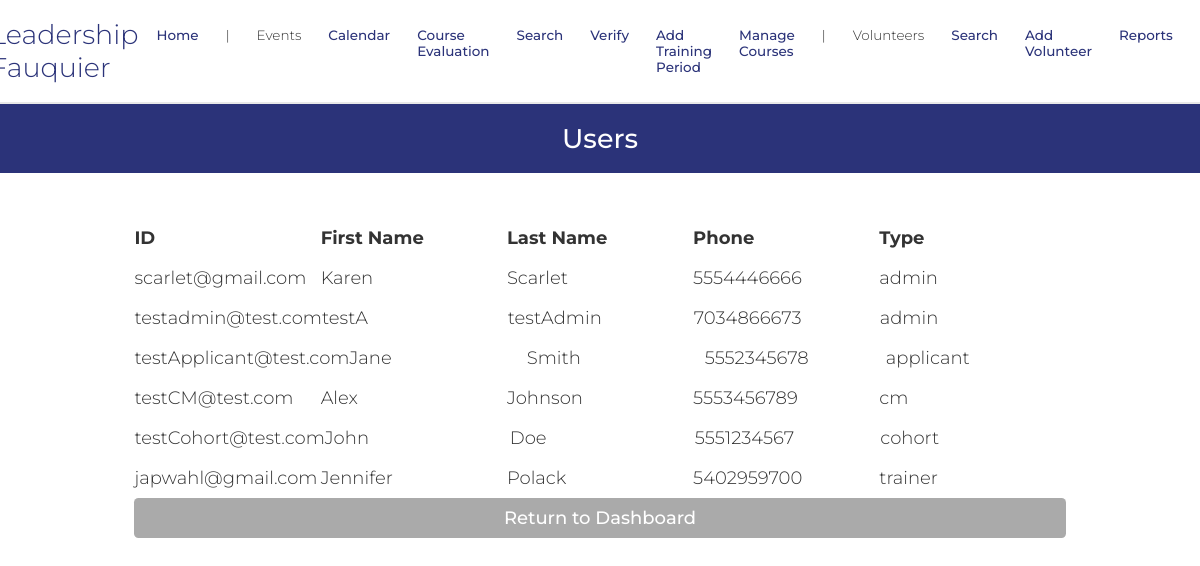
Screenshot of /userSearch.php (signed in) with the database file from the repository.
### tables this page shows
CREATE TABLE `dbPersons` (
  `id` varchar(256) NOT NULL,
  `start_date` text DEFAULT NULL,
  `venue` text DEFAULT NULL,
  `first_name` text NOT NULL,
  `last_name` text DEFAULT NULL,
  `address` text DEFAULT NULL,
  `city` text DEFAULT NULL,
  `state` varchar(2) DEFAULT NULL,
  `zip` text DEFAULT NULL,
  `phone1` varchar(12) NOT NULL,
  `phone1type` text DEFAULT NULL,
  `phone2` varchar(12) DEFAULT NULL,
  `phone2type` text DEFAULT NULL,
  `birthday` text DEFAULT NULL,
  `email` text DEFAULT NULL,
  `shirt_size` varchar(3) DEFAULT NULL,
  `computer` varchar(3) DEFAULT NULL,
  `camera` varchar(3) NOT NULL,
  `transportation` varchar(3) NOT NULL,
  `contact_name` text NOT NULL,
  `contact_num` varchar(12) NOT NULL,
  `relation` text NOT NULL,
  `contact_time` text NOT NULL,
  `cMethod` text DEFAULT NULL,
  `position` text DEFAULT NULL,  
  `credithours` text DEFAULT NULL,
  `howdidyouhear` text DEFAULT NULL,
  `commitment` text DEFAULT NULL,
  `motivation` text DEFAULT NULL,
  `specialties` text DEFAULT NULL,
  `convictions` text DEFAULT NULL,
  `type` text DEFAULT NULL,
  `status` text DEFAULT NULL,
  `completedTraining` varchar(100) NOT NULL DEFAULT 'False',
  `availability` text DEFAULT NULL,
  `schedule` text DEFAULT NULL,
  `hours` text DEFAULT NULL,
  `notes` text DEFAULT NULL,
  `password` text DEFAULT NULL,
  `sundays_start` char(5) DEFAULT NULL,
  `sundays_end` char(5) DEFAULT NULL,
  `mondays_start` char(5) DEFAULT NULL,
  `mondays_end` char(5) DEFAULT NULL,
  `tuesdays_start` char(5) DEFAULT NULL,
  `tuesdays_end` char(5) DEFAULT NULL,
  `wednesdays_start` char(5) DEFAULT NULL,
  `wednesdays_end` char(5) DEFAULT NULL,
  `thursdays_start` char(5) DEFAULT NULL,
  `thursdays_end` char(5) DEFAULT NULL,
  `fridays_start` char(5) DEFAULT NULL,
  `fridays_end` char(5) DEFAULT NULL,
  `saturdays_start` char(5) DEFAULT NULL,
  `saturdays_end` char(5) DEFAULT NULL,
  `profile_pic` text NOT NULL,
  `force_password_change` tinyint(1) NOT NULL,
  `gender` varchar(6) NOT NULL
);

### database/dbPersons.php (called while the page is built, shortened)
<?php
include_once(dirname(__FILE__).'/../domain/Person.php');
function getall_users() {
    $persons = array();
    $con=connect();
    $query = 'SELECT * FROM dbPersons WHERE id != "vmsroot" ORDER BY type,id';
    $result = mysqli_query($con,$query);
    while ($result_row = mysqli_fetch_assoc($result)) {
        $the_person = make_a_person($result_row);
        $persons[] = $the_person;
    }
    return $persons;
}
function make_a_person($result_row) {
    return $thePerson;
}

### domain/Person.php (called while the page is built, shortened)
<?php
$accessLevelsByRole = [
	'volunteer' => 1,
	'trainer' => 2,
	'admin' => 3,
	'applicant' => 1,
    'cm' => 3,
    'cohort' => 1
];
class Person {
	private $id;
	private $first_name;
	private $last_name;
	private $phone1;
	private $type;
	function __construct($f, $l, $v, $a, $c, $s, $z, $pp, $p1, $p1t, $p2, $p2t, $e, $ts,
                     $comp, $cam, $tran, $cn, $cpn, $rel, $ct, $t, $st, $cntm, $pos,
                     $credithours, $comm, $mot, $spe, $convictions, $av, $sch, $hrs,
                     $bd, $sd, $hdyh, $notes, $pass, $suns, $sune, $mons, $mone, $tues,
                     $tuee, $weds, $wede, $thus, $thue, $fris, $frie, $sats, $sate,
                     $mcp, $gender)  {
		$this->id = $e;
		$this->first_name = $f;
		$this->last_name = $l;
		$this->phone1 = $p1;
		 global $accessLevelsByRole;
    if (trim($t) !== "") {
        $roleArray = explode(',', $t);
        $this->type = [];
        $maxAccess = 0;
        foreach ($roleArray as $role) {
            $role = strtolower(trim($role));
            $this->type[] = $role;
            if (isset($accessLevelsByRole[$role])) {
                $maxAccess = max($maxAccess, $accessLevelsByRole[$role]);
            }
        }
    } else {
        $this->type = [];
    }
	}
	function get_id() {
		return $this->id;
	}
	function get_first_name() {
		return $this->first_name;
	}
	function get_last_name() {
		return $this->last_name;
	}
	function get_phone1() {
		return $this->phone1;
	}
	function get_type() {
		return $this->type;
	}
}

### userSearch.php (the view, shortened to what this page needs)
<?php
    require_once('database/dbPersons.php');
    $users = getall_users();
?>
<!DOCTYPE html>
<html>
    <head>
        <?php require_once('universal.inc') ?>
    </head>
    <body>
        <?php require_once('header.php') ?>
        <h1>Users</h1>
        <main class="search-form">
            <?php
                if (isset($users)) {
                    if (count($users) > 0) {
                        echo "
                                <table class='user' width='500'>
                                    <thead>
                                        <tr>
                                            <td width = '20%'><b>ID </b></td>
                                            <td width = '20%'><b>First Name</b></td>
                                            <td width = '20%'><b>Last Name</b></td>
                                            <td width = '20%'><b>Phone</b></td>
                                            <td width = '20%'><b>Type</b></td>
                                        </tr>
                                    </thead>
                                </table>
                            ";
                        foreach ($users as $user) {
                            $id = $user->get_id();
                            $first_name = $user->get_first_name();
                            $last_name = $user->get_last_name();
                            $phone = $user->get_phone1();
                            $type = $user->get_type()[0];
                            echo "
                                <table class='user' width='500'>
                                    <tbody>
                                        <tr><td width = '20%'>" . $id . "</td>
                                        <td width = '20%'>" . $first_name . "</td>
                                        <td width = '20%'>" . $last_name . "</td>
                                        <td width = '20%'>" . $phone . "</td>
                                        <td width = '20%'>" . $type . "</td>
                                    </tbody>
                                </table>
                            ";
                        }
                    } else {
                        echo '<div class="error-toast">Your search returned no results.</div>';
                    }
                }
            ?>
            <a class="button cancel" href="index.php" style="margin-top: -.5rem">Return to Dashboard</a>
        </main>
    </body>
</html>

### css/base.css (style rules this page uses)
html, body, header, main, footer, div, span, p, h1, h2, h3, h4, h5, h6, ul, ol, li, input, select, textarea, form, section, label, table, td, tr, th, form, fieldset, em, button, a { padding: 0; margin: 0; font-size: inherit; font-family: inherit; font-weight: inherit; text-decoration: none; font-style: normal; box-sizing: border-box; text-align: left; list-style-type: none; border-spacing: 0; }
:root { --page-background-color: #ffffff; --page-font-color: #333333; --inactive-font-color: #d0d0d0; --inactive-background-color: #f0f0f0; --standout-background: #fafafa; --happy-toast-background-color: #1a7024; --happy-toast-font-color: white; --info-toast-background-color: #2f2f2f; --info-toast-font-color: white; --error-toast-background-color: #701a1a; --error-toast-font-color: white; --shadow-and-border-color: #e8e8e8; --main-color: #2B3379; --accent-color: #31763f; --secondary-accent-color: #f6a4b5; --calendar-event-color: #808080; --calendar-event-color-hover: var(--main-color); --calendar-today-border: 2px solid var(--secondary-accent-color); --button-font-color: white; --button-padding: 0.5rem 1.5rem; --button-border-radius: 0.25rem; --standard-border: 1px solid #333333; --light-border: 1px solid var(--shadow-and-border-color); --text-field-border: 2px solid #e8e8e8; --cancel-button-background-color: #aaa; --error-color: red; font-size: 18px; font-family: Montserrat; font-weight: 300; }
body { background-color: var(--page-background-color); color: var(--page-font-color); font-family: Montserrat; }
main:not(.login):not(.calendar-view):not(.dashboard) { padding: 1rem; }
input[type=submit], button, .button { color: var(--button-font-color); background-color: var(--main-color); padding: var(--button-padding); border: none; border-radius: var(--button-border-radius); font-weight: 500; width: 100%; transition: background-color .3s; cursor: pointer; text-align: center; }
h1 { font-size: 1.5rem; font-weight: 500; margin-bottom: 2rem; background-color: var(--main-color); color: var(--page-background-color); width: 100%; text-align: center; padding: 1rem; }
.button { display: inline-block; }
button.cancel, a.cancel { background-color: var(--cancel-button-background-color); }
main.search-form { gap: 1rem; margin-bottom: 4rem; display: flex; flex-direction: column; }
@media only screen and (min-width: 1024px) { main.search-form { width: 100%; align-items: center; } }
@media only screen and (min-width: 1024px) { main.search-form > * { width: 80%; } }

### rows the page displays
dbpersons: id "scarlet@gmail.com", first_name "Karen", last_name "Scarlet", phone1 "5554446666", type "admin"
dbpersons: id "testadmin@test.com", first_name "testA", last_name "testAdmin", phone1 "7034866673", type "admin"
dbpersons: id "testApplicant@test.com", first_name "Jane", last_name "Smith", phone1 "5552345678", type "applicant"
dbpersons: id "testCM@test.com", first_name "Alex", last_name "Johnson", phone1 "5553456789", type "cm"
dbpersons: id "testCohort@test.com", first_name "John", last_name "Doe", phone1 "5551234567", type "cohort"
dbpersons: id "japwahl@gmail.com", first_name "Jennifer", last_name "Polack", phone1 "5402959700", type "trainer"
